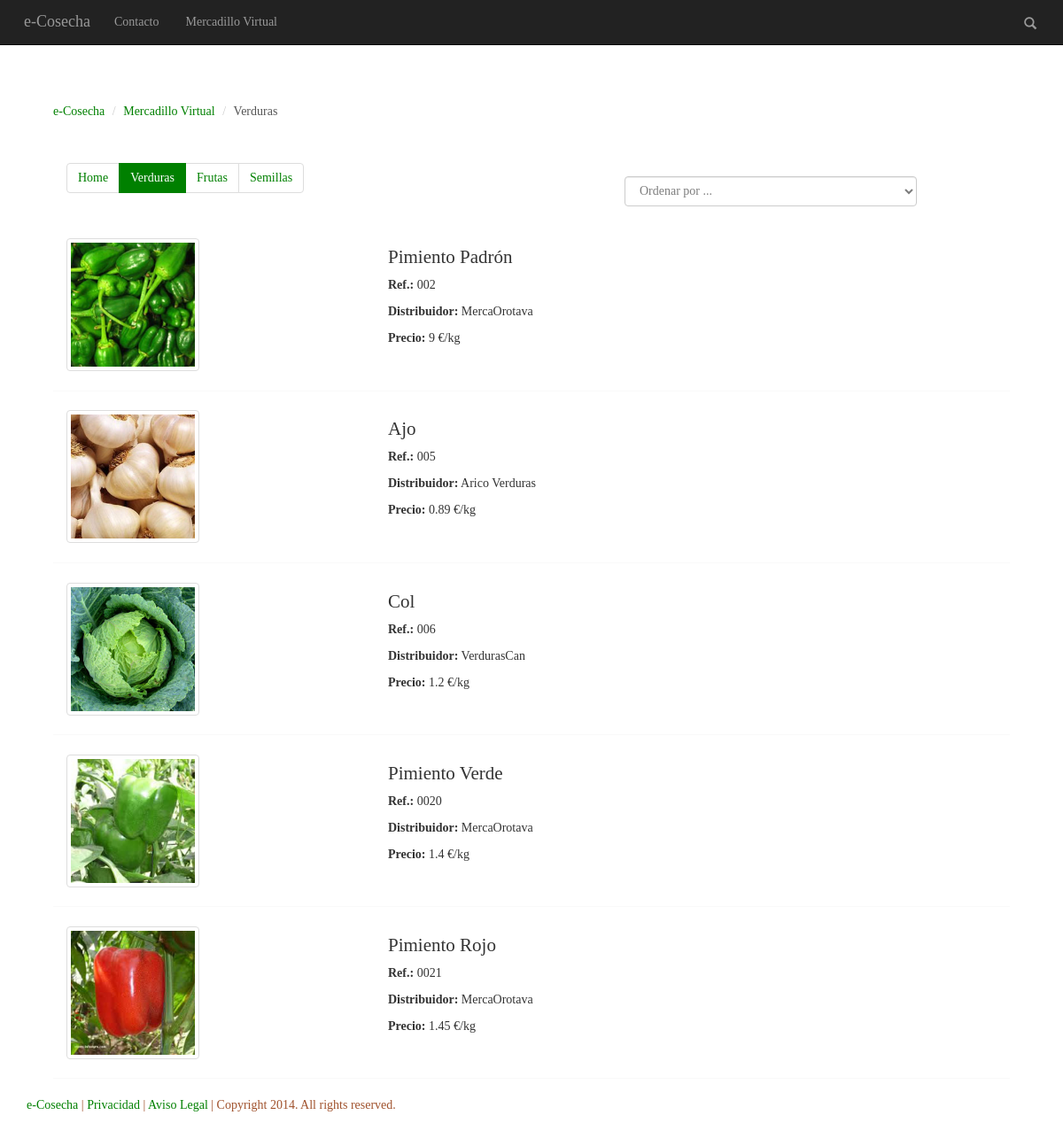
/verduras.php, run on the app's committed database.
### tables this page shows
CREATE TABLE "productos" ("ref" INTEGER PRIMARY KEY  AUTOINCREMENT  NOT NULL  UNIQUE , "nombre" VARCHAR NOT NULL , "tipo" VARCHAR NOT NULL , "distribuidor" VARCHAR NOT NULL , "precio" DOUBLE NOT NULL , "stock" INTEGER, "imagen" VARCHAR);

### verduras.php (the view, shortened to what this page needs)
<?php
	include('./header.php');
?>
<div class="header col-sm-12 col-xs-12 col-lg-12">
	<div class="rastro col-xs-12 col-lg-12 col-sm-12">
		<ol class="row breadcrumb">
		  <li><a href="index.php" title="Página de inicio" >e-Cosecha</a></li>
		  <li><a href="mercadillo.php" title=" Ir a Mercadillo Virtual" >Mercadillo Virtual</a></li>
		  <li class="active">Verduras</li>
		</ol>
	</div>
</div>
<div class="header col-sm-12 col-xs-12 col-lg-12">
	<div class="merca-menu col-xs-12 col-lg-12 col-sm-12">
		<div class="col-sm-7 col-lg-7 col-xs-12">
			<ul class="pagination pag">
				<li><a href="mercadillo.php"  title="Home Mercadillo Virtual"> Home <span class="sr-only">(current)</span></a></li>
				<li class="active"><a href="verduras.php"  title=" Estás en Verduras" >Verduras <span class="sr-only">(current)</span></a></li>
				<li><a href="frutas.php"  title="Ir a Frutas" >Frutas <span class="sr-only">(current)</span></a></li>
				<li><a href="semillas.php"  title="Ir a Semillas">Semillas<span class="sr-only">(current)</span></a></li>
			</ul>
		</div>
		<div class="orden col-sm-4 col-lg-4 col-xs-12">
			<form role="form" method="POST" name="clasV" action="verduras.php" >
	  			<div class="form-group">
					<select class="form-control" name="ordenarV" onChange="clasV.submit();">
						<option>Ordenar por ... </option>
					</select>
				</div>
			</form>
		</div>
	</div>
<?php
	try {
		$db = new PDO("sqlite:./agro.sqlite");
	}
	catch (PDOException $e) {
		echo $e->getMessage();
		exit();
	}
	if(isset($_POST['ordenarV'])){
		if($_POST['ordenarV'] == '1'){
			$consulta = $db->query("SELECT * FROM productos WHERE tipo LIKE '%Ver%' ORDER BY nombre ASC");
		}
		elseif($_POST['ordenarV'] == '2'){
			$consulta = $db->query("SELECT * FROM productos WHERE tipo LIKE '%VEr%' ORDER BY nombre DESC");
		}
		elseif($_POST['ordenarV'] == '3'){
			$consulta = $db->query("SELECT * FROM productos WHERE tipo LIKE '%ver%' ORDER BY precio ASC");
		}
		elseif($_POST['ordenarV'] == '4'){
			$consulta = $db->query("SELECT * FROM productos WHERE tipo LIKE '%ver%' ORDER BY precio DESC");
		}
	}
	else{
		$consulta = $db->query("SELECT * FROM productos WHERE tipo LIKE '%ver%'");
	}
	echo "<div class=' main col-sm-12 col-xs-12 col-lg-12'>";
	foreach($consulta as $result){
		if($result['stock'] != '0'){
			echo '<div class="mostrar col-xs-12 col-sm-12 col-lg-12">';
			echo '<div class="col-lg-3 col-sm-3 col-xs-12"><img src="./img/'.$result["imagen"].'" class="img-thumbnail img-responsive" alt="Imagen de '.$result["nombre"].'" ></div>';
			echo '<div class=" info col-lg-9 col-sm-9 col-xs-12"> <h4 id="tnom">'.$result["nombre"].'</h4>';
			echo "<p><b>Ref.:</b> 00".$result["ref"]." </p>";
			echo "<p><b>Distribuidor:</b> ".$result["distribuidor"]."</p>";
			echo "<p><b>Precio:</b> ".$result["precio"]." €/kg</p></div>";
			echo '</div>';
		}
	}
	echo "</div>";
?>
</div>
<?php
	include('./footer.php');
?>

### header.php (shortened to what this page needs)
<!DOCTYPE html>
<html lang="es">
	<head>
		<link href="css/bootstrap.css" rel="stylesheet">
		<link href="css/style.css" rel="stylesheet">
		<link href="http://getbootstrap.com/examples/sticky-footer/sticky-footer.css" rel="stylesheet">
	</head>
	<body>
			<div class="col-sm-12 navbar  navbar-fixed-top navbar-inverse" role="navigation">
				<div class="container bar">
					<div class="navbar-header">
						<a class="navbar-brand" href="index.php" title="Página de Inicio">e-Cosecha</a>
					</div>
					<div class="navbar-collapse collapse" style="height: auto;">
						<ul class=" nav navbar-nav ">
							<li><a href="contact.php" title="Ir a Contacto" >Contacto</a></li>
							<li><a href="mercadillo.php" title="Ir a Mercadillo virtual" >Mercadillo Virtual</a></li>
						</ul>
						<ul class=" nav navbar-nav navbar-right">
							<li><a class="glyphicon glyphicon-search" href="buscar.php" title="Ir a Búsqueda"></a></li>
						</ul>
					</div>
				</div>
			</div>
			<div class="container">

### footer.php (shortened to what this page needs)
		</div>
		<br>
		<div class="foot" id="footer">
			<div class="container">
				<p class="text-muted">
					<a href="index.php">e-Cosecha</a> | <a href="privacity.php">Privacidad</a> | <a href="aviso-legal.php">Aviso Legal</a>  | Copyright 2014. All rights reserved.
				</p>
			</div>
		</div>
	</body>
</html>

### css/style.css (style rules this page uses)
body { font-family: Verdana; }
.row { margin-top: 10%; }
.breadcrumb { background: white; text-align: left; }
ol li a { color:green; }
.pagination > li > a, .pagination > li > span { background-color: #FFFFFF; border: 1px solid #DDDDDD; color: green; float: left; line-height: 1.42857; margin-left: -1px; padding: 6px 12px; position: relative; text-decoration: none; }
.pagination > .active > a, .pagination > .active > span, .pagination > .active > a:hover, .pagination > .active > span:hover, .pagination > .active > a:focus, .pagination > .active > span:focus { background-color: #008000; border-color: #008000; color: #FFFFFF; cursor: default; z-index: 2; }
.mostrar #tnom { font-size: 150%; text-align: left; }
.mostrar { padding: 2% 0; border-bottom: solid 1px #F9F9F9; }
.mostrar .info { padding-left: 10%; }
.orden { margin-top: 3.2%; }
.mostrar img { max-height: 150px; max-width: 150px; }
.navbar-header { left: -5%; }
a { color:green; }
.form-control { color: #7D7D7D; }
.breadcrumb > .active { color: #555555; }
.text-muted { color: #A0522D; }

### data on the page
productos: imagen (picture), nombre "Pimiento Padrón", ref "2", distribuidor "MercaOrotava", precio "9"
productos: imagen (picture), nombre "Ajo", ref "5", distribuidor "Arico Verduras", precio "0.89"
productos: imagen (picture), nombre "Col", ref "6", distribuidor "VerdurasCan", precio "1.2"
productos: imagen (picture), nombre "Pimiento Verde", ref "20", distribuidor "MercaOrotava", precio "1.4"
productos: imagen (picture), nombre "Pimiento Rojo", ref "21", distribuidor "MercaOrotava", precio "1.45"
